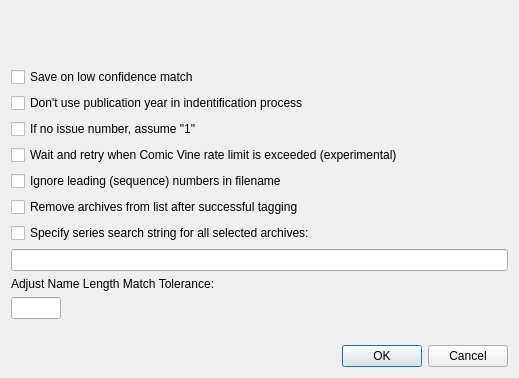
<?xml version="1.0" encoding="UTF-8"?>
<ui version="4.0">
 <class>dialogExport</class>
 <widget class="QDialog" name="dialogExport">
  <property name="windowModality">
   <enum>Qt::NonModal</enum>
  </property>
  <property name="geometry">
   <rect>
    <x>0</x>
    <y>0</y>
    <width>519</width>
    <height>378</height>
   </rect>
  </property>
  <property name="sizePolicy">
   <sizepolicy hsizetype="Preferred" vsizetype="MinimumExpanding">
    <horstretch>0</horstretch>
    <verstretch>0</verstretch>
   </sizepolicy>
  </property>
  <property name="windowTitle">
   <string>Auto-Tag</string>
  </property>
  <property name="modal">
   <bool>false</bool>
  </property>
  <layout class="QGridLayout" name="gridLayout_2">
   <item row="0" column="0">
    <widget class="QLabel" name="label">
     <property name="sizePolicy">
      <sizepolicy hsizetype="Preferred" vsizetype="Preferred">
       <horstretch>0</horstretch>
       <verstretch>0</verstretch>
      </sizepolicy>
     </property>
     <property name="text">
      <string/>
     </property>
     <property name="wordWrap">
      <bool>true</bool>
     </property>
    </widget>
   </item>
   <item row="1" column="0">
    <layout class="QGridLayout" name="gridLayout">
     <item row="6" column="0">
      <widget class="QCheckBox" name="cbxSpecifySearchString">
       <property name="sizePolicy">
        <sizepolicy hsizetype="Minimum" vsizetype="Fixed">
         <horstretch>0</horstretch>
         <verstretch>0</verstretch>
        </sizepolicy>
       </property>
       <property name="text">
        <string>Specify series search string for all selected archives:</string>
       </property>
      </widget>
     </item>
     <item row="0" column="0">
      <widget class="QCheckBox" name="cbxSaveOnLowConfidence">
       <property name="sizePolicy">
        <sizepolicy hsizetype="Minimum" vsizetype="Fixed">
         <horstretch>0</horstretch>
         <verstretch>0</verstretch>
        </sizepolicy>
       </property>
       <property name="text">
        <string>Save on low confidence match</string>
       </property>
      </widget>
     </item>
     <item row="4" column="0">
      <widget class="QCheckBox" name="cbxIgnoreLeadingDigitsInFilename">
       <property name="sizePolicy">
        <sizepolicy hsizetype="Minimum" vsizetype="Fixed">
         <horstretch>0</horstretch>
         <verstretch>0</verstretch>
        </sizepolicy>
       </property>
       <property name="text">
        <string>Ignore leading (sequence) numbers in filename</string>
       </property>
      </widget>
     </item>
     <item row="5" column="0">
      <widget class="QCheckBox" name="cbxRemoveAfterSuccess">
       <property name="sizePolicy">
        <sizepolicy hsizetype="Minimum" vsizetype="Fixed">
         <horstretch>0</horstretch>
         <verstretch>0</verstretch>
        </sizepolicy>
       </property>
       <property name="text">
        <string>Remove archives from list after successful tagging</string>
       </property>
      </widget>
     </item>
     <item row="3" column="0">
      <widget class="QCheckBox" name="cbxWaitForRateLimit">
       <property name="text">
        <string>Wait and retry when Comic Vine rate limit is exceeded (experimental)</string>
       </property>
      </widget>
     </item>
     <item row="1" column="0">
      <widget class="QCheckBox" name="cbxDontUseYear">
       <property name="sizePolicy">
        <sizepolicy hsizetype="Minimum" vsizetype="Fixed">
         <horstretch>0</horstretch>
         <verstretch>0</verstretch>
        </sizepolicy>
       </property>
       <property name="text">
        <string>Don't use publication year in indentification process</string>
       </property>
      </widget>
     </item>
     <item row="2" column="0">
      <widget class="QCheckBox" name="cbxAssumeIssueOne">
       <property name="sizePolicy">
        <sizepolicy hsizetype="Minimum" vsizetype="Fixed">
         <horstretch>0</horstretch>
         <verstretch>0</verstretch>
        </sizepolicy>
       </property>
       <property name="text">
        <string>If no issue number, assume &quot;1&quot;</string>
       </property>
      </widget>
     </item>
     <item row="10" column="0">
      <widget class="QLineEdit" name="leNameLengthMatchTolerance">
       <property name="sizePolicy">
        <sizepolicy hsizetype="Expanding" vsizetype="Fixed">
         <horstretch>0</horstretch>
         <verstretch>0</verstretch>
        </sizepolicy>
       </property>
       <property name="maximumSize">
        <size>
         <width>50</width>
         <height>16777215</height>
        </size>
       </property>
      </widget>
     </item>
     <item row="7" column="0">
      <widget class="QLineEdit" name="leSearchString">
       <property name="sizePolicy">
        <sizepolicy hsizetype="Expanding" vsizetype="Fixed">
         <horstretch>0</horstretch>
         <verstretch>0</verstretch>
        </sizepolicy>
       </property>
      </widget>
     </item>
     <item row="8" column="0">
      <widget class="QLabel" name="label_3">
       <property name="sizePolicy">
        <sizepolicy hsizetype="Preferred" vsizetype="Fixed">
         <horstretch>0</horstretch>
         <verstretch>0</verstretch>
        </sizepolicy>
       </property>
       <property name="text">
        <string>Adjust Name Length Match Tolerance:</string>
       </property>
      </widget>
     </item>
    </layout>
   </item>
   <item row="2" column="0">
    <widget class="QLabel" name="label_2">
     <property name="sizePolicy">
      <sizepolicy hsizetype="Preferred" vsizetype="Fixed">
       <horstretch>0</horstretch>
       <verstretch>0</verstretch>
      </sizepolicy>
     </property>
     <property name="minimumSize">
      <size>
       <width>40</width>
       <height>0</height>
      </size>
     </property>
     <property name="text">
      <string/>
     </property>
    </widget>
   </item>
   <item row="4" column="0">
    <widget class="QDialogButtonBox" name="buttonBox">
     <property name="orientation">
      <enum>Qt::Horizontal</enum>
     </property>
     <property name="standardButtons">
      <set>QDialogButtonBox::Cancel|QDialogButtonBox::Ok</set>
     </property>
    </widget>
   </item>
  </layout>
 </widget>
 <resources/>
 <connections>
  <connection>
   <sender>buttonBox</sender>
   <signal>accepted()</signal>
   <receiver>dialogExport</receiver>
   <slot>accept()</slot>
   <hints>
    <hint type="sourcelabel">
     <x>346</x>
     <y>187</y>
    </hint>
    <hint type="destinationlabel">
     <x>277</x>
     <y>104</y>
    </hint>
   </hints>
  </connection>
  <connection>
   <sender>buttonBox</sender>
   <signal>rejected()</signal>
   <receiver>dialogExport</receiver>
   <slot>reject()</slot>
   <hints>
    <hint type="sourcelabel">
     <x>346</x>
     <y>187</y>
    </hint>
    <hint type="destinationlabel">
     <x>277</x>
     <y>104</y>
    </hint>
   </hints>
  </connection>
 </connections>
</ui>
